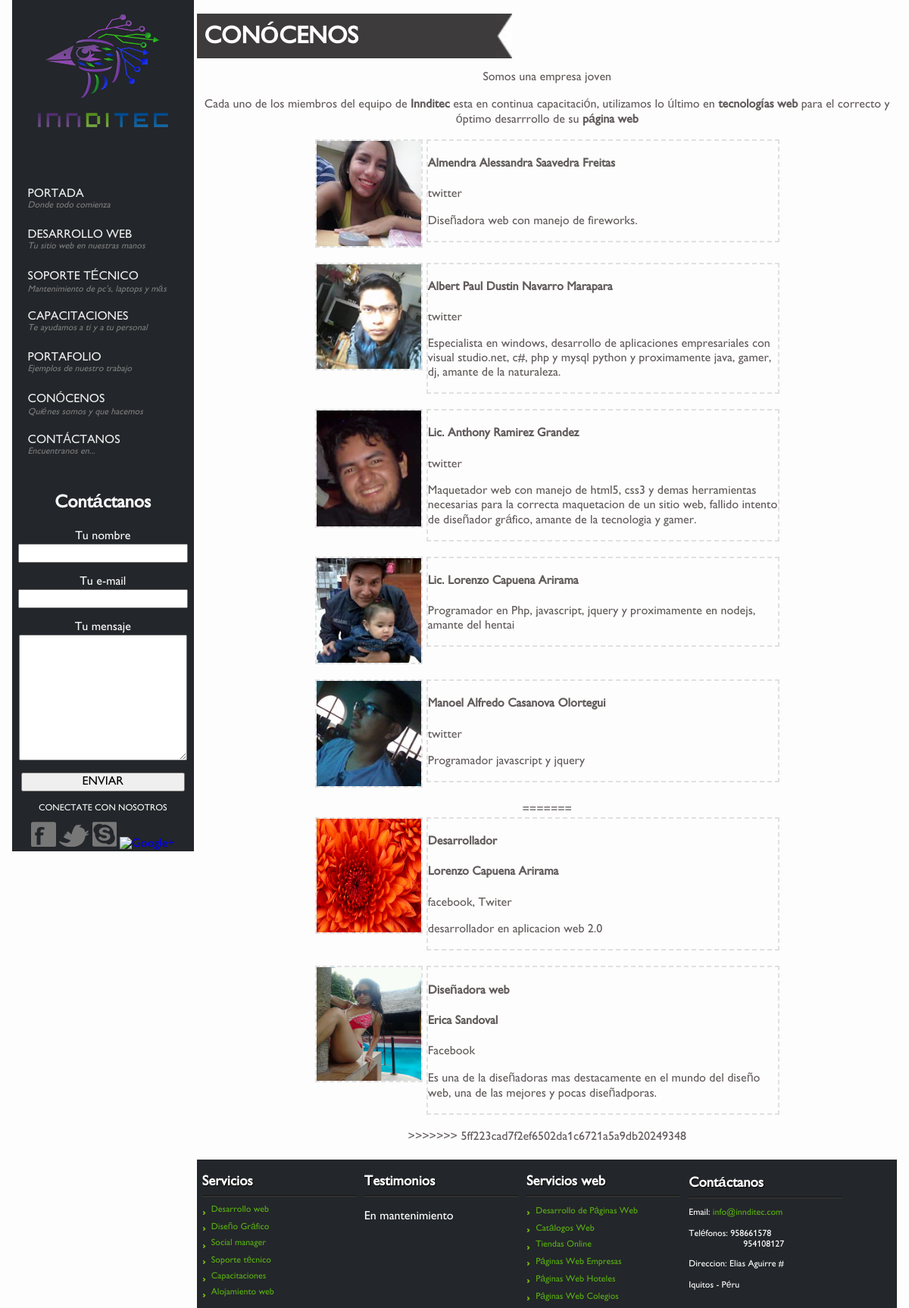
Page /conocenos on the committed database.
### tables this page shows
CREATE TABLE IF NOT EXISTS `conocenos` (
  `id` int(11) NOT NULL AUTO_INCREMENT,
  `imagen` varchar(100) NOT NULL,
  `nombre` varchar(100) NOT NULL,
  `ocupacion` varchar(100) NOT NULL,
  `red_social` varchar(50) NOT NULL,
  `descripcion` text NOT NULL,
  PRIMARY KEY (`id`)
);

### pag/conocenos.php (the view, shortened to what this page needs)
<?php
    include('connections/cnxinnditec.php');
    $sql = "select * from conocenos";
    $result = mysql_query($sql,$cnxinnditec);
?>
<h1 class="title_general">CONÓCENOS</h1>
<p>Somos una empresa joven </p>
<p>Cada uno de los miembros del equipo de <strong>Innditec</strong> esta en continua capacitación, utilizamos lo último en <strong>tecnologías web</strong> para el correcto y óptimo desarrrollo de su <strong>página web</strong></p>
<figure class="conocenos">
	<img src="img/somos_mas/alme.jpg" alt="Almendra Alessandra Saavedra Freitas" />
    <div>
        <h4>Almendra Alessandra Saavedra Freitas</h4>
        <p>twitter</p>
        <p>Diseñadora web con manejo de fireworks.</p>
    </div>
</figure>
<figure class="conocenos">
    <img src="img/somos_mas/justin.jpg" alt="Albert Paul Dustin Navarro Marapara" />
    <div>
        <h4>Albert Paul Dustin Navarro Marapara</h4>
        <p>twitter</p>
        <p>Especialista en windows, desarrollo de aplicaciones empresariales con visual studio.net, c#, php y mysql python y proximamente java, gamer, dj, amante de la naturaleza.</p>
    </div>
</figure>
<figure class="conocenos">
    <img src="img/somos_mas/anthony_ramirez_frontend_innditec.jpg" alt="Lic. Anthony Ramirez Grandez" />
    <div>
        <h4>Lic. Anthony Ramirez Grandez</h4>
        <p>twitter</p>
        <p>Maquetador web con manejo de html5, css3 y demas herramientas necesarias para la correcta maquetacion de un sitio web, fallido intento de diseñador gráfico, amante de la tecnologia y gamer.</p>
    </div>
</figure>
<figure class="conocenos">
    <img src="img/somos_mas/mario.jpg" alt="Lic. Lorenzo Capuena Arirama" />
    <div>
        <h4>Lic. Lorenzo Capuena Arirama</h4>
        <p>Programador en Php, javascript, jquery y proximamente en nodejs, amante del hentai</p>
    </div>
</figure>
<figure class="conocenos">
	<img src="img/somos_mas/martha.jpg" alt="Manoel Alfredo Casanova Olortegui" />
    <div>
        <h4>Manoel Alfredo Casanova Olortegui</h4>
        <p>twitter</p>
        <p>Programador javascript y jquery</p>
    </div>
</figure>
=======
    <?php
    while($rows = mysql_fetch_array($result))
    {
    ?>
       <figure class="conocenos">
            <img src="Admin/pag/<?php echo $rows['imagen'] ?>" width="70" height="150">
              <div>
                <h4><?php echo $rows['ocupacion'] ?></h4>
                <h4><?php echo $rows['nombre'] ?></h4>
                <p><?php echo $rows['red_social'] ?></p>
                <p><?php echo $rows['descripcion'] ?></p>
              </div>
       </figure>
    <?php
    }
    ?>
  <body>
    </body>
</html>

### index.php (shortened to what this page needs)
<!doctype html>
<html lang="es">
<head>
<link rel="stylesheet" href="css/normalize.css" />
<link rel="stylesheet" href="css/responsiveslides.css" />
<link rel="stylesheet" href="css/base.css" />
<link href="css/movil.css" rel="stylesheet" media="only screen and (max-width:480px)" />
<link href="css/tablet.css" rel="stylesheet" media="only screen and (min-width:481px) and (max-width:849px)" />
<link href="css/desktop.css" rel="stylesheet" media="only screen and (min-width:850px)" />
</head>
<body>
    <?php include ('componentes/header.php'); ?>
    <section id="content">
      <?php include ('pag/content.php'); ?>
      <?php include ('componentes/footer.php'); ?>
</body>
</html>

### componentes/header.php
<header>
  <?php include ('includes/nav.php'); ?>
  <?php include ('includes/form_portada.php'); ?>
  <?php include ('includes/redes_portada.php'); ?>
</header>

### includes/nav.php
<nav class="nav">
    <ul>
        <li><a href="portada">PORTADA</a>
            <p>Donde todo comienza</p></li>
        <li>
            <a href="desarrollo-web">DESARROLLO WEB</a>
            <p>Tu sitio web en nuestras manos</p>
        </li>
        <li><a href="soporte-tecnico">SOPORTE TÉCNICO</a>
            <p>Mantenimiento de pc's, laptops y más</p>
        </li>
        <li><a href="capacitaciones">CAPACITACIONES</a>
            <p>Te ayudamos a ti y a tu personal</p>
        </li>
        <li><a href="portafolio">PORTAFOLIO</a>
            <p>Ejemplos de nuestro trabajo</p>
        </li>
        <li><a href="conocenos">CONÓCENOS</a>
            <p>Quiénes somos y que hacemos</p>
        </li>
        <li><a href="contactanos">CONTÁCTANOS</a>
            <p>Encuentranos en...</p>
        </li>
    </ul>
</nav>

### includes/form_portada.php (shortened to what this page needs)
<article>
	<h2>Contáctanos</h2>
    <form action="" method="post" id="contactoportada">
    	<p class="contact_9">Tu nombre<br>
            <input type="text" name="nombre" id="nombreportada" class="required" />
        </p>
        <p class="contact_9">Tu e-mail<br>
            <input type="text" name="email" id="emailportada" class="required email" />
        </p>
        <p class="contact_9">Tu mensaje<br>
            <textarea name="comentario" id="comentarioportada" class="required">
            </textarea>
        </p>
        <p class="contact_9"><input type="submit" value="ENVIAR" name="enviar" id="enviarportada" ></p>
    </form>
</article>

### includes/redes_portada.php (shortened to what this page needs)
<figure>
                <figcaption>
                	CONECTATE CON NOSOTROS
                </figcaption>
                <img src="img/fb.png" alt="facebook" />
                <img src="img/twitter.png" alt="twitter" />
                <img src="img/skype.png" alt="skype" />
				<a href="//plus.google.com/u/0/106786684497115983866?prsrc=3"
				   rel="publisher" target="_top" style="text-decoration:none;">
				<img src="//ssl.gstatic.com/images/icons/gplus-32.png" alt="Google+" style="border:0;width:32px;height:32px;"/>
				</a>
</figure>

### pag/content.php (shortened to what this page needs)
<?php
    $pag = isset($_GET['pag']) ? $_GET['pag'] : NULL;
    switch ($pag)
    {
            case "conocenos": include ('pag/conocenos.php'); break;
    }
?>

### componentes/footer.php
<footer>
            	<article>
                	<h3>Servicios</h3>
                    <ul>
                    	<li><a href="#">Desarrollo web</a></li>
                        <li><a href="#">Diseño Gráfico</a></li>
                        <li><a href="#">Social manager</a></li>
                        <li><a href="#">Soporte técnico</a></li>
                        <li><a href="#">Capacitaciones</a></li>
                        <li><a href="#">Alojamiento web</a></li>
                    </ul>
                </article>
                <article>
                	<h3>Testimonios</h3>
                    <p>En mantenimiento</p>
                </article>
                <article>
                	<h3>Servicios web</h3>
                    <ul>
                    	<li><a href="#">Desarrollo de Páginas Web</a></li>
                        <li><a href="#">Catálogos Web</a></li>
                        <li><a href="#">Tiendas Online</a></li>
                        <li><a href="#">Páginas Web Empresas</a></li>
                        <li><a href="#">Páginas Web Hoteles</a></li>
                        <li><a href="#">Páginas Web Colegios</a></li>
                    </ul>
                </article>
                <article id="footer_contact">
                	<h3>Contáctanos</h3>
                    <p>Email: <a href="mailto:info@innditec.com">info@innditec.com</a></p>
                    <p>Teléfonos: 958661578<br>
                    	<span class="phone">954108127</span></p>
                    <p>Direccion: Elias Aguirre #</p>
                    <p>Iquitos - Péru</p>
                </article>
            </footer>

### css/base.css (style rules this page uses)
body { background:#FDFDFD; color:#393939; font-family:'gill', Arial; font-size:1em; text-align:center; }
footer { background:#23262A; color: #fff; margin:20px 0 0 0; text-align:left; width:100%; max-width: 980px; }
footer article { display:inline-block; margin:0 0 0 0.7%; vertical-align:top; width:22%; }
footer h3 { margin-bottom:10px; color: #fff; background: url(../img/footer-cols.png) repeat-x 0 bottom; padding-bottom: 10px; text-shadow: rgba(0,0,0,0.9) 1px 1px 1px; }
footer ul { list-style:none; list-style-position:outside; margin:0; padding:0; }
footer li { background: url(../img/green-arr.png) no-repeat 0 8px; font-size: 12px; padding-bottom: 7px; padding-left: 6%; margin:0; }
footer a { color: #59AE13; text-decoration:none; }
img { border:0; }
header { color:#F9F9F9; }
header figcaption { font-size:12px; margin-bottom:10px; }
nav { margin-bottom:30px; }
nav li { list-style:none; text-align:left; }
nav li a { color:#EEE; text-decoration:none; }
#content { color:#625B5B; margin:0 auto 0 0; padding:0; }
#footer_contact p { font-size:12px; }
.conocenos { margin-bottom:20px; }
.conocenos img, .conocenos div { display:inline-block; vertical-align:top; }
.conocenos div { border:2px dashed #E0E0E0; text-align:left; width:50% }
.conocenos img { border:2px dashed #E0E0E0; width:15% }
.contact_9 input[type="submit"] { width: 90%; }
.contact_9 input[type="text"] { width: 90%; }
.contact_9 textarea { height: 10em; width: 90%; }
.phone { padding-left:35.4%; }
.title_general { background:url(../img/bg_title.jpg) 99.9% center no-repeat, #3D3B3B; background-size:5% 100%; color:#FFFFFF; padding:1% 4% 1% 1%; margin:2% 23.3% 0 0; text-align:left; width:40%; }

### css/desktop.css (style rules this page uses)
html, body { height: 100%; }
header, #content { display:inline-block; vertical-align:top; }
header { background:url(../img/logo.png) no-repeat center top 2%, #23262A; margin:auto; min-height: 100%; padding-top:20%; width:20%; max-width: 300px; }
nav ul { margin:0 0 0 -8%; }
nav li { height:40px; padding:7px 0; text-align:left; width:95.6%; }
nav li p { color:#7B7B7B; font-style: italic; font-size:12px; margin-top:-1px; }
#content { width:77%; max-width: 980px; }

### css/movil.css (style rules this page uses)
header { background:url(../img/logo.png) no-repeat 1% center , #23262A; background-size:80px; margin:auto; padding-top:0.2%; width:100%; }
nav ul { padding: 0; }
nav li { border: 1px solid #393939; border-radius: 0.5em; display: inline-block; margin: 0 1px 0.3em 1px; padding:7px 1px; text-align: center; vertical-align: top; width:auto; }
nav li p { display: none; }
#content { width:100%; }
.nav a { padding: 0.5em; }
.nav li:nth-child(6n+1) { border-left: 8px solid rgb(174, 78, 1); }
.nav li:nth-child(6n+2) { border-left: 8px solid rgb(191, 117, 20); }
.nav li:nth-child(6n+3) { border-left: 8px solid rgb(13, 111, 150); }
.nav li:nth-child(6n+4) { border-left: 8px solid rgb(10, 75, 117); }
.nav li:nth-child(6n+5) { border-left: 8px solid rgb(16, 34, 44); }
.nav li:nth-child(6n+6) { border-left: 8px solid rgb(9, 18, 25); }

### css/tablet.css (style rules this page uses)
header { background:url(../img/logo.png) no-repeat 1% center , #23262A; background-size:80px; margin:auto; padding-top:0.2%; width:100%; }
nav ul { padding: 0; }
nav li { border: 1px solid #393939; border-radius: 0.5em; display: inline-block; margin: 0 1px 0.3em 1px; padding:7px 1px; text-align: center; vertical-align: top; width:auto; }
nav li p { display: none; }
#content { width:100%; }

### rows in the picture
conocenos: imagen (picture), ocupacion "Desarrollador", nombre "Lorenzo Capuena Arirama", red_social "facebook, Twiter", descripcion "desarrollador en aplicacion web 2.0"
conocenos: imagen (picture), ocupacion "Diseñadora web", nombre "Erica Sandoval", red_social "Facebook", descripcion "Es una de la diseñadoras mas destacamente en el mundo del diseño web, una de las mejores y pocas diseñadporas."
